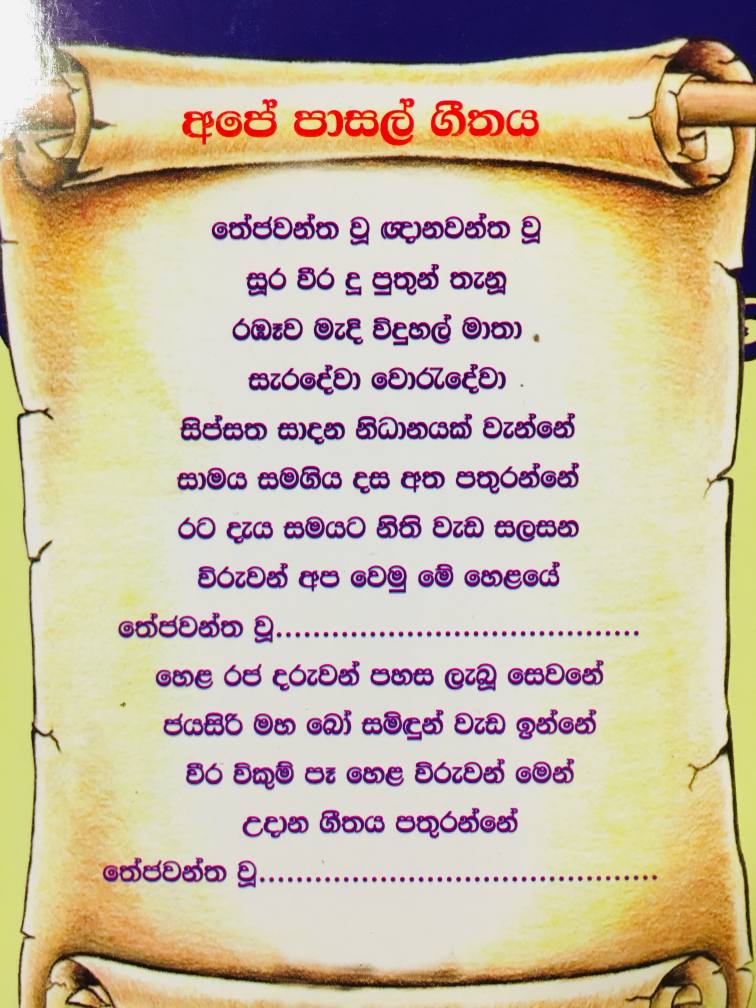
#> input picture IMG_1833.jpg, 3024 x 4032 px (shown at 1/4 size)
$ python histogramtest.py
#> lines starting #> are read from the running program, lines starting #| are printed output that depends on the picture; after the words box and inside, x2 and y2 are one past the last pixel; in counts of white or black regions, pixels touching at a corner belong together
import cv2
import numpy as np
from collections import deque
# from matplotlib import pyplot as plt
# import pytesseract as tes
# from pytesseract import pytesseract


def rotateMat(img):
    rows,cols = img.shape;
    M = cv2.getRotationMatrix2D((cols/2,rows/2),90,1)
    dst = cv2.warpAffine(img,M,(cols,rows))
    return dst

def run():
    img = cv2.imread('IMG_1833.jpg')
#> img is the input picture: shape (4032, 3024, 3); mean B, G, R 160, 183.2, 198.5
    # img = cv2.resize(img,(600,300))
    # denoised = img;
    denoised = cv2.medianBlur(img,7)
    # [9 lines of commented-out code are left out]
    print ("starting")
    gray_img = cv2.cvtColor(denoised,cv2.COLOR_BGR2GRAY)
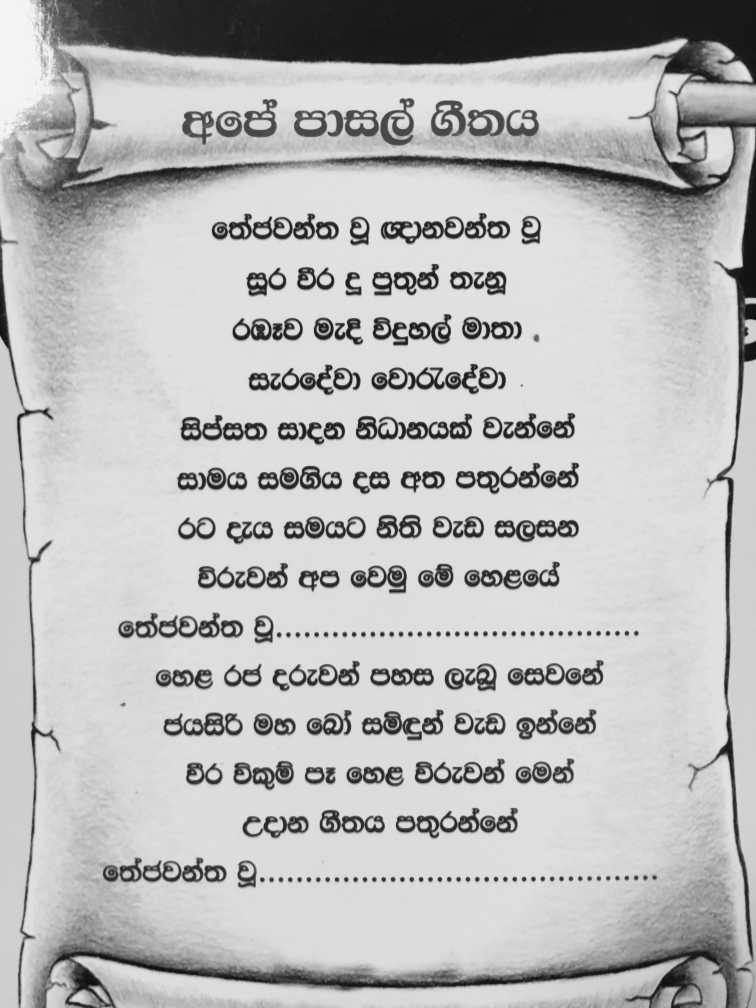
#> gray_img: shape (4032, 3024) (shown at 1/4 size); min 12, max 244, mean 185.2
    gaussianadaptivethresimg = cv2.adaptiveThreshold(gray_img, 255, cv2.ADAPTIVE_THRESH_GAUSSIAN_C, \
                                                     cv2.THRESH_BINARY_INV, 11, 2)
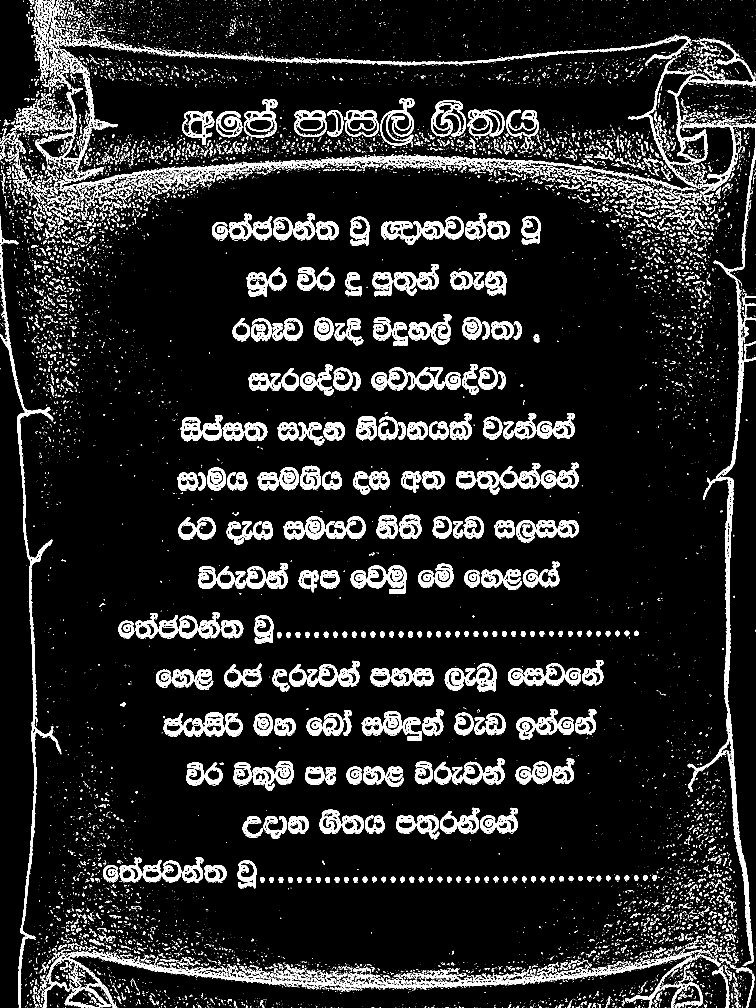
#> gaussianadaptivethresimg: shape (4032, 3024) (shown at 1/4 size); 9.5% white; 23370 white regions (19509 under 20 px), largest, box (x1, y1, x2, y2) and area: (2751, 493, 3024, 3864) 44888, (0, 864, 245, 4032) 32014, (184, 3804, 1136, 4032) 18888

    # [10 lines of commented-out code are left out]

    hist = cv2.reduce(gaussianadaptivethresimg,1,cv2.REDUCE_AVG).reshape(-1)
#> hist = 4032 values, max 101 at index 3515, min 1 at index 2438, mean 24.29
    # thist = cv2.reduce(gaussianadaptivethresimg,0,cv2.REDUCE_AVG).reshape(-1)

    # print("herer")
    th=0
    # print (hist)
    H,W = img.shape[:2]
#> H = 4032; W = 3024

    # uppers = [y for y in range (2,H-2) if(hist[y]<=hth) and hist[y-1]<=hth and hist[y-2]<=hth  and hist[y+1]>hth  and hist[y+2]>hth ]
    # lowers = [y for y in range (2,H-2) if(hist[y]>lth) and hist[y-1]>lth and hist[y-2]>lth and hist[y+1]<=lth and hist[y+2]<=lth ]
    uppers = [y for y in range (H-1) if(hist[y]<=th) and hist[y+1]>th ]
#> uppers = []
    lowers = [y for y in range (H-1) if(hist[y]>th) and hist[y+1]<=th ]
#> lowers = []


    for y in uppers:
        cv2.line(gray_img, ( 0, y ),(W ,y), (0,255,0) , 1)
#> this loop made 0 passes

    for y in lowers:
        cv2.line(gray_img, ( 0 , y), (W, y),  (0,255,0) , 1)


    rows = deque()
    characters = deque()
    # print (uppers)
    # print (lowers)
    for y in range(0,uppers.__len__()):
        row = gray_img[uppers[y]:lowers[y],0:W]
        rows.append(row)
        # print (row)
        # cv2.imshow(y.__str__(), row)

    for y in range(0,rows.__len__()):
        row = rows.popleft()

        gaussianadaptivethresrowimg = cv2.adaptiveThreshold(row, 255, cv2.ADAPTIVE_THRESH_GAUSSIAN_C, \
                                                            cv2.THRESH_BINARY_INV, 11, 2)

        rhist = cv2.reduce(gaussianadaptivethresrowimg,0,cv2.REDUCE_AVG).reshape(-1)
        # cv2.imshow(y.__str__()+"tres",gaussianadaptivethresrowimg)
        RH,RW = row.shape[:2]
        # print(row.shape[:2])
        rth = 2
        lefts = [x for x in range (RW-1) if(rhist[x]<=rth) and rhist[x+1]>rth ]
        rights = [x for x in range (RW-1) if(rhist[x]>rth) and rhist[x+1]<=rth ]


        for x in lefts:
            cv2.line(row, ( x, 0 ),(x ,RH), (0,255,0) , 1)

        for x in rights:
            cv2.line(row, ( x, 0), (x, RH),  (0,255,0) , 1)
        # cv2.imshow(y.__str__(),row)


        for x in range(0,lefts.__len__()):
            rh,rw = row.shape[:2]
            # print(row.shape[:2])
            char = row[0:rh,lefts[x] :rights[x]]
            # if(y==2): #restrict chars only to one row for debugging purpose

            characters.append(char)
            # [42 lines of commented-out code are left out]

    index = 0
    for ch in characters:
        DN = cv2.medianBlur(ch,7)

        # GM = cv2.cvtColor(DN,cv2.COLOR_BGR2GRAY)
        GA = cv2.adaptiveThreshold(ch, 255, cv2.ADAPTIVE_THRESH_GAUSSIAN_C, \
                                                         cv2.THRESH_BINARY_INV, 11, 2)
        # result = pytesseract.image_to_string(GA,lang="sin")
        # print(index.__str__()+" - " +result)
        cv2.imshow(index.__str__(),GA)
        index+=1
#> after the loop, index = 0

    print ("done")
    #
    # cv2.imshow("final",gray_img)
    # cv2.imshow("cpchar",mask)
    # cv2.resizeWindow("final",600,300)
    cv2.waitKey(0)
    cv2.destroyAllWindows()


if __name__ == "__main__":
    run()
